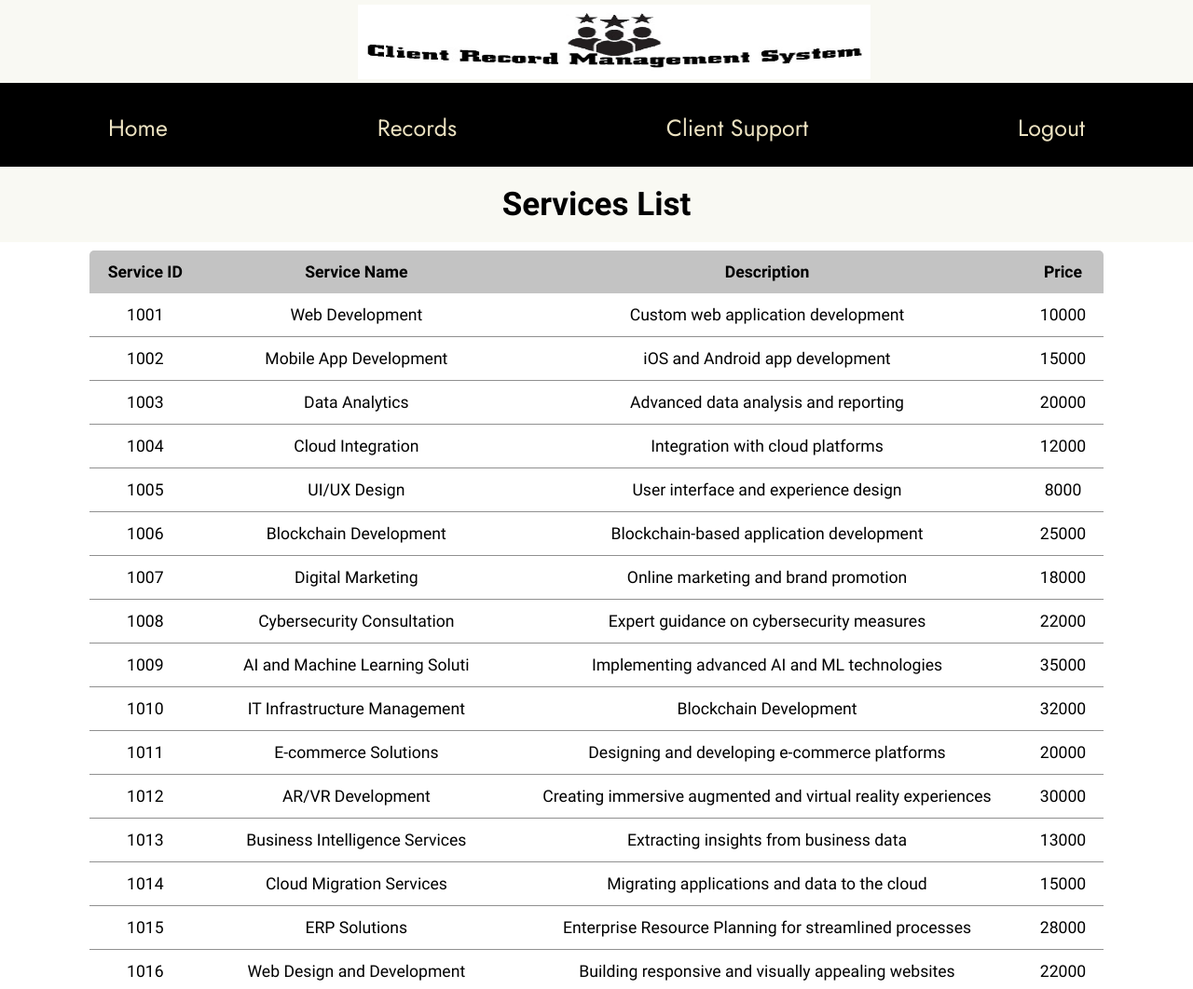
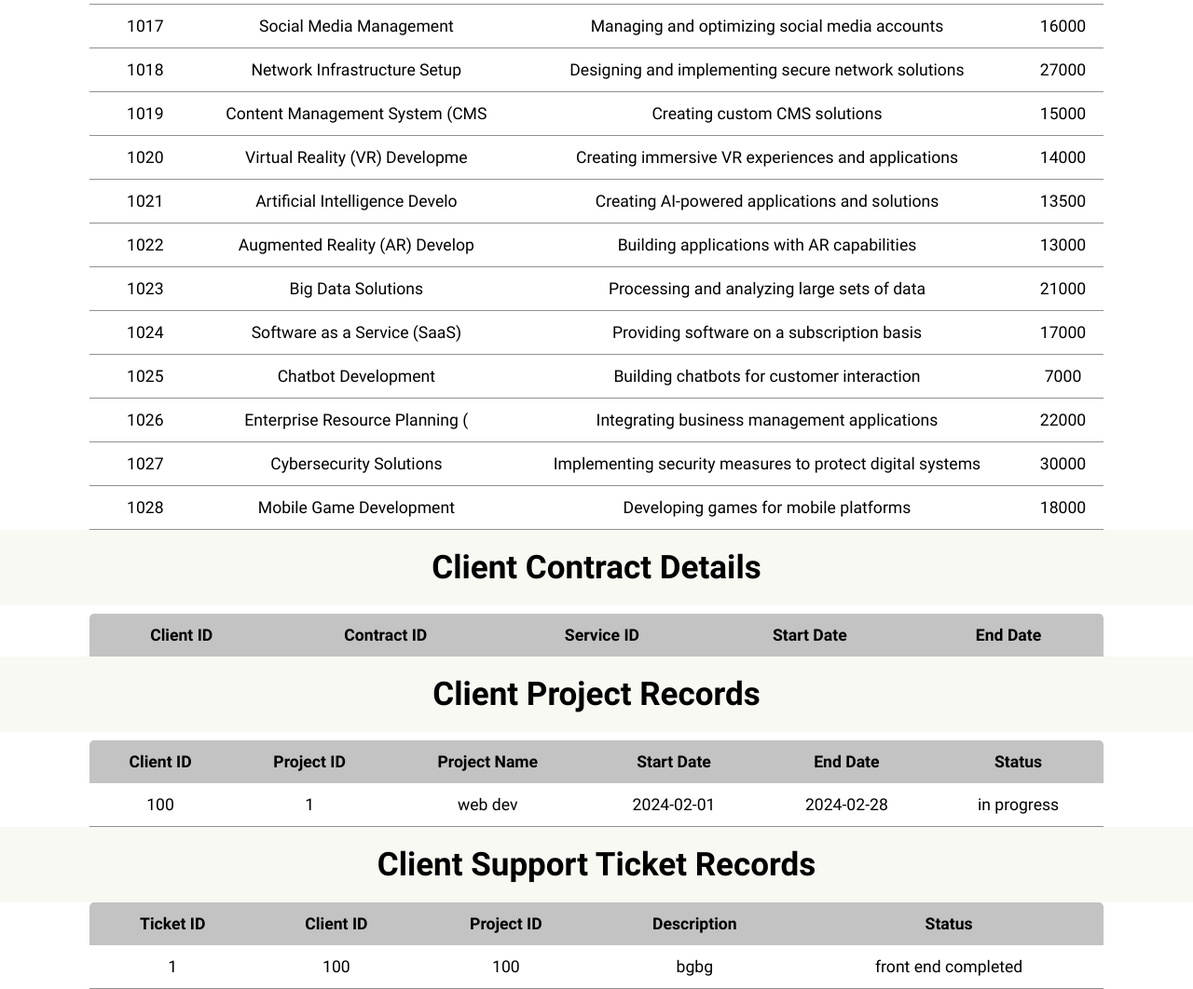
/urecords.php (signed in), run on the app's committed database (2 pictures, top to bottom).
### tables this page shows
CREATE TABLE `services` (
  `service_id` int(15) NOT NULL,
  `name` varchar(30) NOT NULL,
  `description` varchar(200) NOT NULL,
  `price` int(10) NOT NULL
);

CREATE TABLE `projects` (
  `p_id` int(15) NOT NULL,
  `c_id` int(15) NOT NULL,
  `p_name` varchar(100) NOT NULL,
  `start_date` date NOT NULL,
  `end_date` date NOT NULL,
  `status` varchar(24) NOT NULL
);

CREATE TABLE `supportticketes` (
  `ticket_id` int(15) NOT NULL,
  `c_id` int(15) NOT NULL,
  `p_id` int(15) NOT NULL,
  `description` varchar(300) NOT NULL,
  `status` varchar(50) NOT NULL
);

### urecords.php (the view, shortened to what this page needs)
<!DOCTYPE html>
<html lang="en" dir="ltr">
  <head>
    <link rel="stylesheet" type="text/css" href="css/drecords_style.css">
  </head>
  <body >
    <div class="top_img"><img src="Resource/logo12.jpg"></div>
    <div class="navigation-bar" style="text-align: center">
      <a href="udashboard.php" >Home</a>
      <a href="urecords.php">Records </a>
      <a href="uinsert.php">Client Support</a>
      <a class='logout' href="logout.php">Logout</a>
    </div>
    <?php
      require "connection.php";
      $U_id=$_SESSION["userID"];
    $sql = "SELECT * FROM services";
    $result = mysqli_query($conn, $sql);
    if ($result) {
        echo "<div class='welcome'><h2 class='mssg'> Services List </h2></div>
            <div class='table_box'>
                <table class='content-table'>
                    <thead>
                        <tr>
                            <th>Service ID</th>
                            <th>Service Name</th>
                            <th>Description</th>
                            <th>Price</th>
                        </tr>
                    </thead>
                    <tbody>";
        while ($row = mysqli_fetch_assoc($result)) {
            $serviceId = $row["service_id"];
            $Name = $row["name"];
            $description = $row["description"];
            $Price=$row["price"];
            echo "
                <tr>
                    <td>$serviceId</td>
                    <td>$Name</td>
                    <td>$description</td>
                    <td>$Price</td>
                </tr>";
        }
        echo "</tbody></table></div>";
    } else {
        echo "<div class='welcome'><h2 class='mssg'> No services Records Found </h2></div>";
    }
     $sql = "SELECT * FROM contracts  WHERE c_id = '$U_id'";
     $result = mysqli_query($conn, $sql);
     if ($result) {
         echo "<div class='welcome'><h2 class='mssg'> Client Contract Details </h2></div>
             <div class='table_box'>
                 <table class='content-table'>
                     <thead>
                         <tr>
                             <th>Client ID</th>
                             <th> Contract ID</th>
                             <th>Service ID</th>
                             <th>Start Date</th>
                             <th>End Date</th>
                         </tr>
                     </thead>
                     <tbody>";
         echo "</tbody></table></div>";
     } else {
         echo "<div class='welcome'><h2 class='mssg'> No Contract  Records Found </h2></div>";
     }
      $sql = "SELECT * FROM projects WHERE c_id = '$U_id' ";
      $result = mysqli_query($conn, $sql);
      if ($result) {
          echo "<div class='welcome'><h2 class='mssg'> Client Project Records </h2></div>
              <div class='table_box'>
                  <table class='content-table'>
                      <thead>
                          <tr>
                              <th>Client ID</th>
                              <th>Project ID</th>
                              <th>Project Name</th>
                              <th>Start Date</th>
                              <th>End Date</th>
                              <th>Status</th>
                          </tr>
                      </thead>
                      <tbody>";
          while ($row = mysqli_fetch_assoc($result)) {
              $userId = $row["c_id"];
              $pid = $row["p_id"];
              $pname = $row["p_name"];
              $ssdate= $row["start_date"];
              $eedate= $row["end_date"];
              $ss= $row["status"];
              echo "
                  <tr>
                      <td>$userId</td>
                      <td>$pid</td>
                      <td>$pname</td>
                      <td>$ssdate</td>
                      <td>$eedate</td>
                      <td>$ss</td>
                  </tr>";
          }
          echo "</tbody></table></div>";
      } else {
          echo "<div class='Welcome'><h2 class='mssg'> No Activity Records Found </h2></div>";
      }
      $sql = "SELECT * FROM  supportticketes WHERE c_id = '$U_id'" ;
      $result = mysqli_query($conn, $sql);
      if ($result) {
          echo "<div class='Welcome'><h2 class='mssg'> Client Support Ticket Records </h2></div>
              <div class='table_box'>
                  <table class='content-table'>
                      <thead>
                          <tr>
                              <th>Ticket ID</th>
                              <th>Client ID</th>
                              <th>Project ID</th>
                              <th>Description</th>
                              <th>Status</th>
                          </tr>
                      </thead>
                      <tbody>";
          while ($row = mysqli_fetch_assoc($result)) {
              $TId = $row["ticket_id"];
              $cid = $row["c_id"];
              $id = $row["p_id"];
              $met= $row["description"];
             $cash=$row["status"];
              echo "
                  <tr>
                      <td>$TId</td>
                      <td>$cid</td>
                      <td>$id</td>
                      <td>$met</td>
                      <td>$cash</td>
                  </tr>";
          }
          echo "</tbody></table></div>";
      } else {
          echo "<div class='welcome'><h2 class='mssg'> No Activity Records Found </h2></div>";
      }
    ?>
  </body>
</html>

### CSS/drecords_style.css (style rules this page uses)
* { margin: 0; padding: 0; }
body { text-align: center; }
.top_img { width: 100%; background-color: #f9f9f3; }
.top_img img { width: 550px; height: 80px; margin: 5px 30% auto; }
.navigation-bar { background-color: black; overflow: hidden; font-family: "Jost", sans-serif; height: 90px; text-align: center; }
.navigation-bar a { display: inline-block; float: none; font-size: 25px; text-decoration: none; color: #ece2c1; padding: 30px 30px; margin: 0 80px; }
.welcome { width: 100%; height: 90px; }
.mssg { font-family: "Barlow Condensed", sans-serif; font-size: 35px; background: #f9f9f3; text-align: center; padding: 20px; }
.table_box { margin-left: auto; margin-right: auto; font-family: "Muli", sans-serif; }
.content-table { border-collapse: collapse; margin-left: auto; margin-right: auto; min-width: 85%; font-size: 1.1em; border-radius: 5px 5px 0 0; overflow: hidden; box-shadow: 0 0 20px rgba(0 0 0 0.15); }
.content-table thead tr { background-color: #c3c3c3; border: none; color: black; text-align: auto; font-weight: bold; }
.content-table th, .content-table td { padding: 13px 16px; }
.content-table tbody tr { border-bottom: 1.5px solid #909090; }

### data on the page
services: service_id "1001", name "Web Development", description "Custom web application development", price "10000"
services: service_id "1002", name "Mobile App Development", description "iOS and Android app development", price "15000"
services: service_id "1003", name "Data Analytics", description "Advanced data analysis and reporting", price "20000"
services: service_id "1004", name "Cloud Integration", description "Integration with cloud platforms", price "12000"
services: service_id "1005", name "UI/UX Design", description "User interface and experience design", price "8000"
services: service_id "1006", name "Blockchain Development", description "Blockchain-based application development", price "25000"
services: service_id "1007", name "Digital Marketing", description "Online marketing and brand promotion", price "18000"
services: service_id "1008", name "Cybersecurity Consultation", description "Expert guidance on cybersecurity measures", price "22000"
services: service_id "1009", name "AI and Machine Learning Soluti", description "Implementing advanced AI and ML technologies", price "35000"
services: service_id "1010", name "IT Infrastructure Management", description "Blockchain Development", price "32000"
services: service_id "1011", name "E-commerce Solutions", description "Designing and developing e-commerce platforms", price "20000"
services: service_id "1012", name "AR/VR Development", description "Creating immersive augmented and virtual reality experiences", price "30000"
services: service_id "1013", name "Business Intelligence Services", description "Extracting insights from business data", price "13000"
services: service_id "1014", name "Cloud Migration Services", description "Migrating applications and data to the cloud", price "15000"
services: service_id "1015", name "ERP Solutions", description "Enterprise Resource Planning for streamlined processes", price "28000"
services: service_id "1016", name "Web Design and Development", description "Building responsive and visually appealing websites", price "22000"
services: service_id "1017", name "Social Media Management", description "Managing and optimizing social media accounts", price "16000"
services: service_id "1018", name "Network Infrastructure Setup", description "Designing and implementing secure network solutions", price "27000"
services: service_id "1019", name "Content Management System (CMS", description "Creating custom CMS solutions", price "15000"
services: service_id "1020", name "Virtual Reality (VR) Developme", description "Creating immersive VR experiences and applications", price "14000"
services: service_id "1021", name "Artificial Intelligence Develo", description "Creating AI-powered applications and solutions", price "13500"
services: service_id "1022", name "Augmented Reality (AR) Develop", description "Building applications with AR capabilities", price "13000"
services: service_id "1023", name "Big Data Solutions", description "Processing and analyzing large sets of data", price "21000"
services: service_id "1024", name "Software as a Service (SaaS)", description "Providing software on a subscription basis", price "17000"
services: service_id "1025", name "Chatbot Development", description "Building chatbots for customer interaction", price "7000"
services: service_id "1026", name "Enterprise Resource Planning (", description "Integrating business management applications", price "22000"
services: service_id "1027", name "Cybersecurity Solutions", description "Implementing security measures to protect digital systems", price "30000"
services: service_id "1028", name "Mobile Game Development", description "Developing games for mobile platforms", price "18000"
projects: c "100", p_id "1", p_name "web dev", start_date "2024-02-01", end_date "2024-02-28", status "in progress"
supportticketes: ticket_id "1", c "100", p "100", description "bgbg", status "front end completed"
